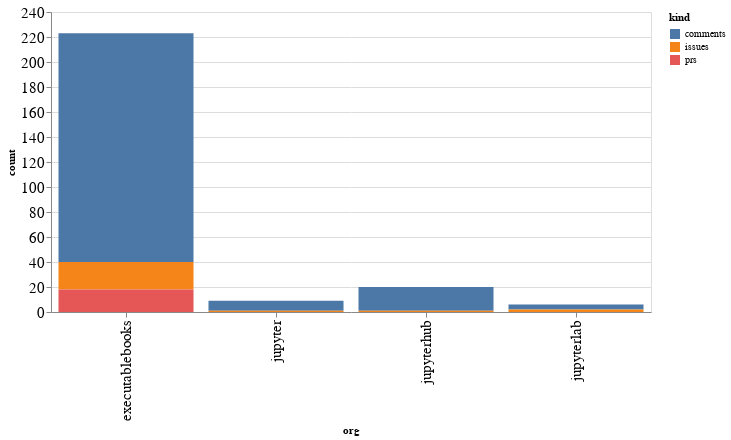

The code cell stored with this chart in its notebook:
### Code cell
alt.Chart(org_summaries, width=600).mark_bar().encode(
    x='org',
    y='count',
    color='kind',
    tooltip="org"
)

### Figure 1 — Vega-Lite specification as saved in the notebook (floating-point values rounded to 4 significant figures)
{"config": {"axisLeft": {"labelFontSize": 15}, "axisBottom": {"labelFontSize": 15}}, "data": {"name": "data-7eb7b0305e8c044591912db95516a437"}, "mark": "bar", "encoding": {"color": {"type": "nominal", "field": "kind"}, "tooltip": {"type": "nominal", "field": "org"}, "x": {"type": "nominal", "field": "org"}, "y": {"type": "quantitative", "field": "count"}}, "width": 600, "$schema": "https://vega.github.io/schema/vega-lite/v4.8.1.json", "datasets": {"data-7eb7b0305e8c044591912db95516a437": [{"org": "executablebooks", "kind": "comments", "count": 183}, {"org": "executablebooks", "kind": "issues", "count": 22}, {"org": "executablebooks", "kind": "prs", "count": 18}, {"org": "jupyter", "kind": "comments", "count": 8}, {"org": "jupyter", "kind": "issues", "count": 1}, {"org": "jupyterhub", "kind": "comments", "count": 19}, {"org": "jupyterhub", "kind": "issues", "count": 1}, {"org": "jupyterlab", "kind": "comments", "count": 4}, {"org": "jupyterlab", "kind": "issues", "count": 2}]}}
